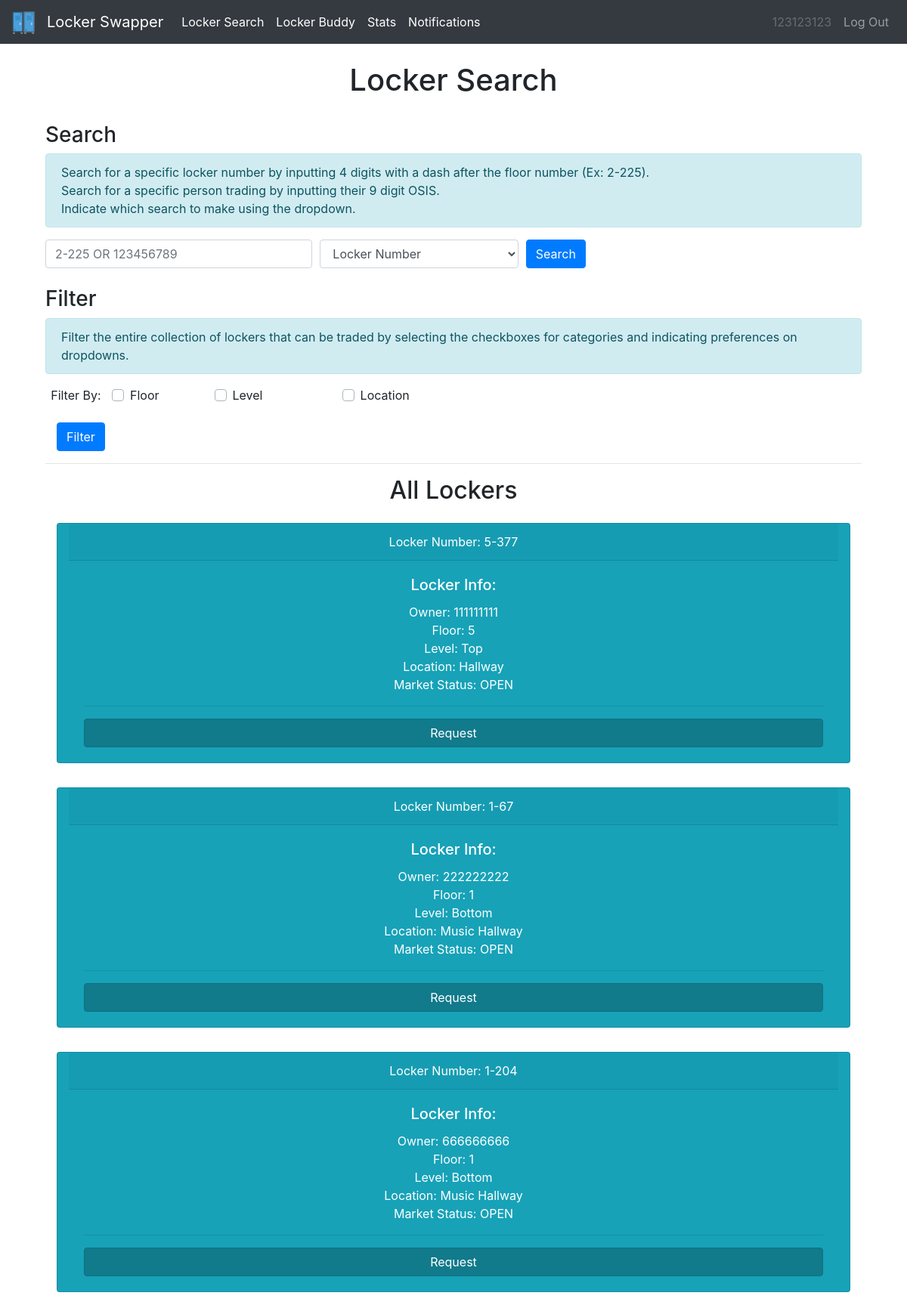
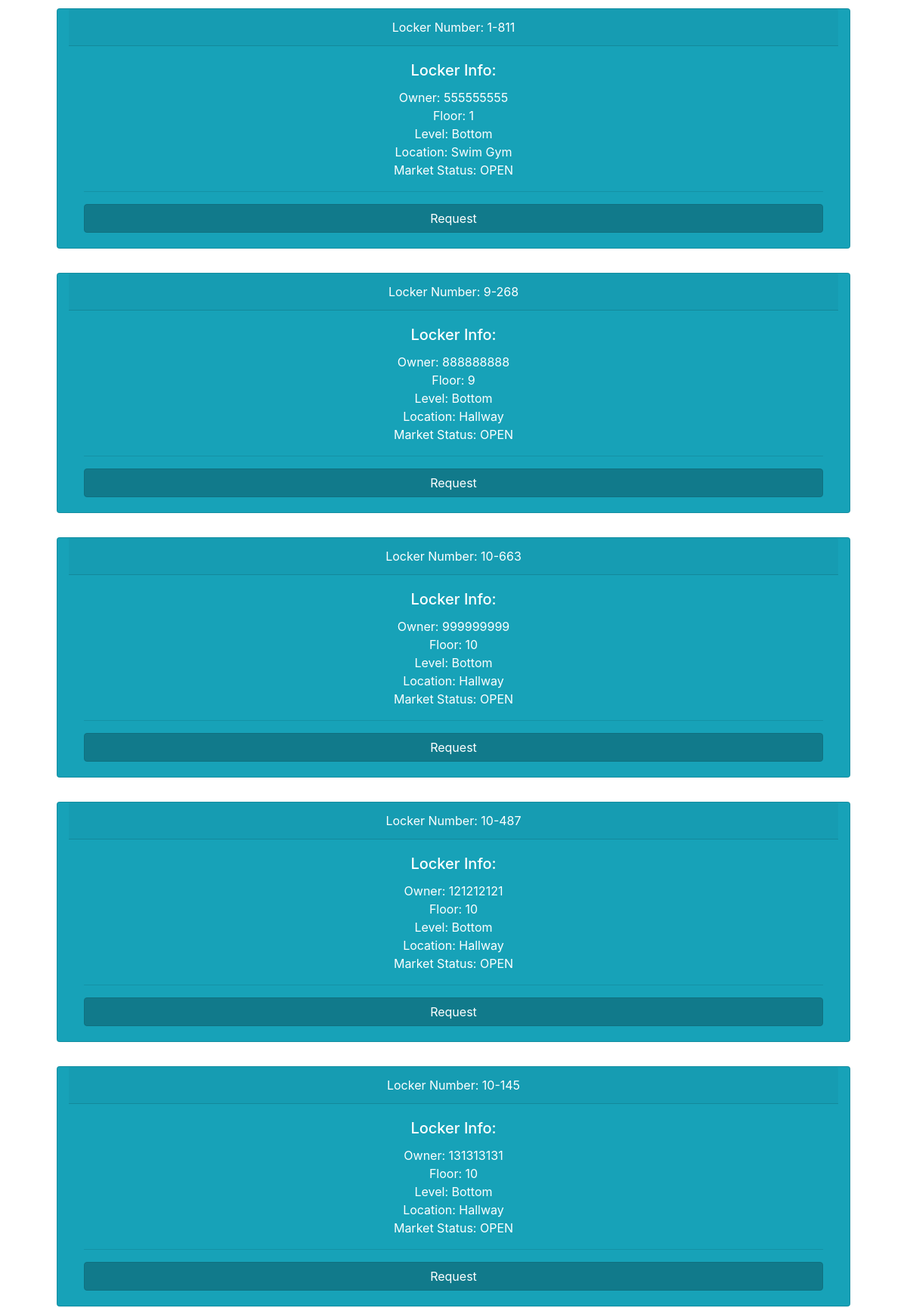
The app's page /locker (signed in, upper part) with its own data (2 pictures, top to bottom).
### tables this page shows
CREATE TABLE transaction_tbl (locker INT, recipient INT, sender INT, status INT, request TEXT, floor INT);

CREATE TABLE locker_tbl (locker INT, owner TEXT, combo TEXT, floor INT, level INT, location TEXT, status TEXT);

### __init__.py (the view)
@app.route("/locker")
@login_required
def locker():
    user = session['osis']
    all = db_manager.tradeableLockers()
    to = db_manager.getTransactionTo(session["osis"])
    sender = db_manager.getTransactionFrom(session["osis"])
    return render_template("locker.html",user=user,all=all,results=[],to=to,sender=sender,heading="Locker Search")

### __init__.py (called while the page is built)
def login_required(f):
    @wraps(f)
    def dec(*args, **kwargs):
        if 'osis' in session:
            return f(*args, **kwargs)
        flash('You must be logged in to view this page!', 'danger')
        return redirect('/')
    return dec

### db_builder.py (called while the page is built)
def exec(cmd):
    db = sqlite3.connect(DB_FILE)
    c = db.cursor()
    output = c.execute(cmd)
    db.commit()
    return output

def execmany(cmd, inputs):
    db = sqlite3.connect(DB_FILE)
    c = db.cursor()
    output = c.execute(cmd, inputs)
    db.commit()
    return output

### db_manager.py (called while the page is built)
def getTransactionFrom(osis):
    q="SELECT recipient FROM transaction_tbl WHERE sender=? AND status = ?"
    inputs = (osis,1)
    data = execmany(q,inputs).fetchall()
    info=[]
    if data is None:
        return info
    for value in data:
        info.append(value[0])
    filtered = [x for x in info if x != '']
    return filtered

def getTransactionTo(osis):
    q="SELECT sender FROM transaction_tbl WHERE recipient=? AND status=?"
    inputs = (osis,1)
    data = execmany(q,inputs).fetchall()
    info=[]
    if data is None:
        return info
    for value in data:
        info.append(value[0])
    return info

def tradeableLockers():
    q = "SELECT * FROM transaction_tbl WHERE status=1 AND request='L' AND recipient=''"
    data = exec(q).fetchall()
    dataDict = {}
    for i in data:
        q = "SELECT * from locker_tbl WHERE locker=? AND status='TRADING'"
        inputs = (i[0],)
        data = execmany(q, inputs).fetchone()
        info=[]
        for value in data:
            info.append(value)
        dataDict[i] = info
    return dataDict

### templates/locker.html (shortened to what this page needs)
{% extends "base.html" %}
{% block body %}
<div class="container">
  <h3>Search</h3>
  <div class="alert alert-info" role="alert">
     Search for a specific locker number by inputting 4 digits with a dash after the floor number (Ex: 2-225).<br>
      Search for a specific person trading by inputting their 9 digit OSIS.<br>
      Indicate which search to make using the dropdown.
  </div>
  <div>
    <form action="/lSearch" method="post">
      <div class="form-row">
        <div class="form group col-md-4">
          <input id="query" class="form-control mr-sm-2" type="text" name="query" placeholder="2-225 OR 123456789"><br>
        </div>
        <div class="form group col-md-3">
          <select id="searchBy" class="form-control" name="searchBy">
            <option>Locker Number</option>
          </select>
        </div>
        <div class="form-group col-md-1">
          <button class="btn btn-primary" type="submit">Search</button>
        </div>
      </div>
    </form>
  </div>
  <h3>Filter</h3>
  <div class="alert alert-info" role="alert">
    Filter the entire collection of lockers that can be traded by selecting the checkboxes for categories and indicating preferences on dropdowns.
  </div>
  <div>
    <form action="/lFilter" method="post">
      <div class="form-row text-center">
        <div class="form-group col-md-1">
          <label for="filter">Filter By:  </label>
        </div>
        <div class="form-group col-md-1 custom-control custom-checkbox">
          <label class="custom-control-label" for="floor">Floor</label>
        </div>
        <div class="form-group col-md-2 custom-control custom-checkbox">
          <label class="custom-control-label" for="level">Level</label>
        </div>
        <div class="form-group col-md-2 custom-control custom-checkbox">
          <label class="custom-control-label" for="type">Location</label>
        </div>
      </div>
      <div class="form-group col-md-1">
        <button class="btn btn-primary" type="submit">Filter</button>
      </div>
    </form>
  </div>
  <hr>
  <div class="container">
    {% if results == [] and all != [] %}
    <div class="text-center">
      <h2>All Lockers</h2>
    </div>
    <div class="col-sm-12 col-md-12 col-lg-12 mx-auto">
      {% for key in all %}
      <div class="row">
        <div class="card text-white text-center bg-info my-3 col-md-12">
          <div class="card-header">Locker Number: {{key[5]}}-{{key[0]}}</div>
          <div class="card-body">
            <h5 class="card-title">Locker Info:</h5>
            <p class="card-text">Owner: {{key[2]}} <br> Floor: {{key[5]}} <br>
                               Level: {{all[key][4]}} <br> Location: {{all[key][5]}} <br>
                               Market Status: OPEN </p>
            <hr class="my-3">
            {% if key[2] not in sender and key[2] not in to and all[key][1] != user %}
            <form action="/lRequest" method="post">
            <div>
              <button class="btn btn-info btn-block active" type="submit" name="lrequest" value ="{{key[2]}}">Request</button>
            </div>
            </form>
            {% endif %}
          </div>
        </div>
      </div>
      {% endfor %}
    {% endif %}
    </div>
    </div>
  </div>
{% endblock %}

### records on screen
transaction_tbl: floor "5", locker "377", sender "111111111"
locker_tbl: level "Top", location "Hallway"
transaction_tbl: floor "1", locker "67", sender "222222222"
locker_tbl: level "Bottom", location "Music Hallway"
transaction_tbl: floor "1", locker "204", sender "666666666"
locker_tbl: level "Bottom", location "Music Hallway"
transaction_tbl: floor "1", locker "811", sender "555555555"
locker_tbl: level "Bottom", location "Swim Gym"
transaction_tbl: floor "9", locker "268", sender "888888888"
locker_tbl: level "Bottom", location "Hallway"
transaction_tbl: floor "10", locker "663", sender "999999999"
locker_tbl: level "Bottom", location "Hallway"
transaction_tbl: floor "10", locker "487", sender "121212121"
locker_tbl: level "Bottom", location "Hallway"
transaction_tbl: floor "10", locker "145", sender "131313131"
locker_tbl: level "Bottom", location "Hallway"

### other values on screen
{{ user }} "123123123"
{{ heading }} "Locker Search"
